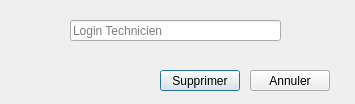
<?xml version="1.0" encoding="UTF-8"?>
<ui version="4.0">
 <class>supprimerTech</class>
 <widget class="QDialog" name="supprimerTech">
  <property name="geometry">
   <rect>
    <x>0</x>
    <y>0</y>
    <width>355</width>
    <height>104</height>
   </rect>
  </property>
  <property name="minimumSize">
   <size>
    <width>355</width>
    <height>104</height>
   </size>
  </property>
  <property name="maximumSize">
   <size>
    <width>355</width>
    <height>104</height>
   </size>
  </property>
  <property name="windowTitle">
   <string>Gestion Technicien - Supprimer Technicien</string>
  </property>
  <property name="windowIcon">
   <iconset>
    <normaloff>../../build-connectbdd-Desktop_Qt_5_9_6_MinGW_32bit-Debug/logo-domo.png</normaloff>../../build-connectbdd-Desktop_Qt_5_9_6_MinGW_32bit-Debug/logo-domo.png</iconset>
  </property>
  <widget class="QPushButton" name="annuler">
   <property name="geometry">
    <rect>
     <x>250</x>
     <y>70</y>
     <width>80</width>
     <height>21</height>
    </rect>
   </property>
   <property name="text">
    <string>Annuler</string>
   </property>
  </widget>
  <widget class="QPushButton" name="sup">
   <property name="geometry">
    <rect>
     <x>160</x>
     <y>70</y>
     <width>80</width>
     <height>21</height>
    </rect>
   </property>
   <property name="text">
    <string>Supprimer</string>
   </property>
   <property name="default">
    <bool>true</bool>
   </property>
  </widget>
  <widget class="QLineEdit" name="loginTech">
   <property name="geometry">
    <rect>
     <x>70</x>
     <y>20</y>
     <width>211</width>
     <height>21</height>
    </rect>
   </property>
   <property name="text">
    <string/>
   </property>
   <property name="placeholderText">
    <string>Login Technicien</string>
   </property>
  </widget>
 </widget>
 <resources/>
 <connections/>
</ui>
